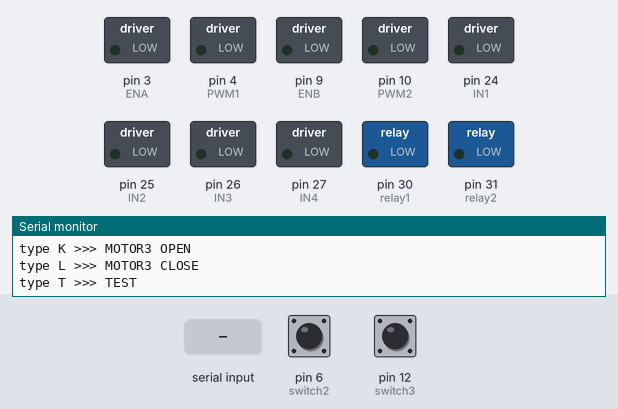
Bench run of a sketch on a simulated Arduino Mega 2560, built with avr-gcc and run on an emulated ATmega2560. Parts: switched loads named in the sketch (green lamp = pin HIGH), the last lines printed to the serial monitor. The inputs (shaded band) are chosen by the test bench; at power-on: pin 12 (switch3) HIGH, pin 6 (switch2) HIGH.

Above: at 1.5 s.
1.6 s: byte 72 ('H') received over Serial
At 2.8 s:
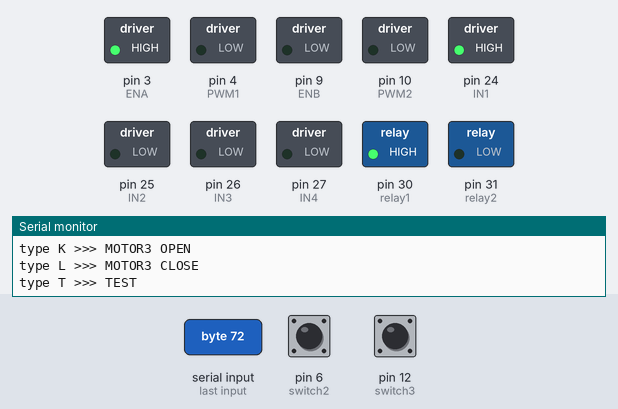
4.6 s: byte 75 ('K') received over Serial
At 5.1 s:
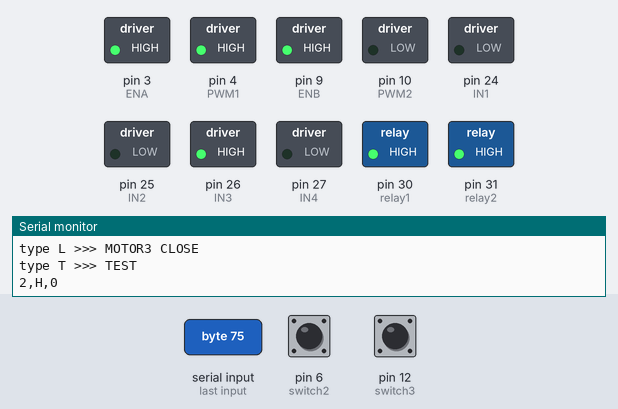
7.6 s: "Q90\n" received over Serial
At 8.6 s:
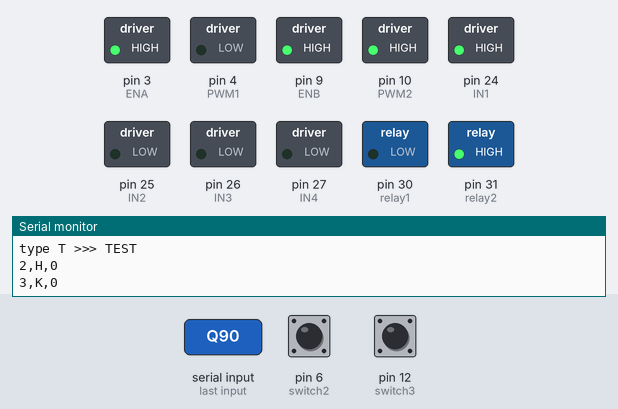
9.1 s: byte 76 ('L') received over Serial
At 9.7 s:
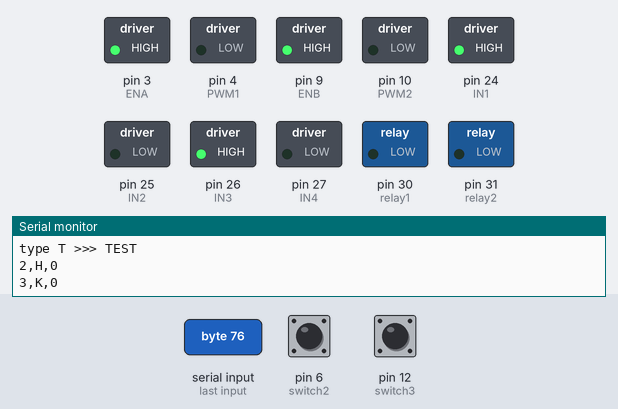
10.6 s: pin 12 (switch3) pulled LOW for 0.15 s
At 11.8 s:
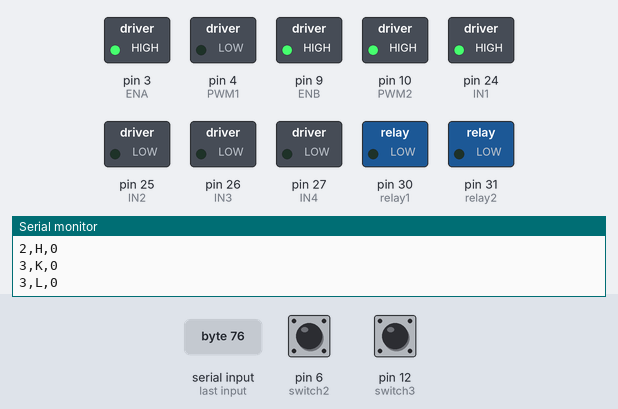
12.2 s: "Z" received over Serial
At 13.3 s:
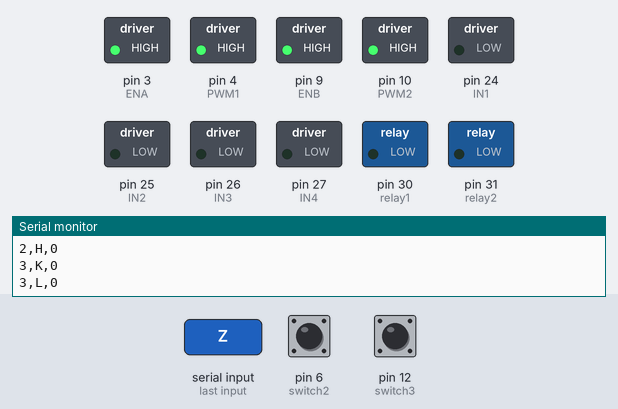
Timing chart, 0 to 14.7 s (numbered marks = the images above; inputs shaded):
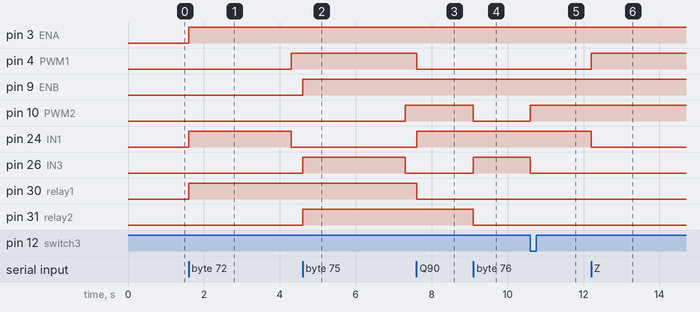

Measured:
- after the input at 1.6 s, pin 3 (ENA), pin 30 (relay1): LOW → HIGH at once; pin 4 (PWM1): LOW → HIGH after 2.7 s; pin 24 (IN1): LOW → HIGH at once, → LOW 2.7 s later
- after the input at 4.6 s, pin 9 (ENB), pin 31 (relay2): LOW → HIGH at once; pin 10 (PWM2): LOW → HIGH after 2.7 s; pin 26 (IN3): LOW → HIGH at once, → LOW 2.7 s later
- after the input at 7.6 s, pin 4 (PWM1), pin 30 (relay1): HIGH → LOW at once; pin 24 (IN1): LOW → HIGH at once
- after the input at 9.1 s, pin 10 (PWM2), pin 31 (relay2): HIGH → LOW at once; pin 26 (IN3): LOW → HIGH at once
- after the input at 10.6 s, pin 10 (PWM2): LOW → HIGH at once; pin 26 (IN3): HIGH → LOW at once
- after the input at 12.2 s, pin 4 (PWM1): LOW → HIGH at once; pin 24 (IN1): HIGH → LOW at once

The sketch:

courier_box_closet_211130.ino
```cpp
/*
  택배함 구동
  MOTOR2 = JGA25_2430_25RPM
  클로젯함 구동
  MOTOR3 = JGA25_2430_25RPM
*/

#include <MsTimer2.h>  //실시간으로 스위치 상태 체크하기위한 라이브러리
#include <Wire.h>

#define ENA 3
#define ENB 9
#define IN1 24
#define IN2 25
#define IN3 26
#define IN4 27
#define PWM1 4
#define PWM2 10
#define relay1 30
#define relay2 31
#define FG1 5
#define FG2 11

int pos = 0;
int i = 0;
int a = 0;  //초기속도 가장 빠른 값 = 0, 190은 속도 느리게 조절한 값
int MOTOR2currentspeed = 0; //현재속도
int rr = 2450; // 정격속도[pwm 255]로 한바퀴도는데 걸리는 시간[ms]
int ar = 62;  //정격속도[pwm 255]까지 가속 또는 감속시 한바퀴 도는데 걸리는 시간[ms]
int MOTOR2testpersist = 2700;
int MOTOR3testpersist = 2700;
int switch2;  //택배함에 부착되어, 함이 닫혔을 때, 눌린상태(0) 값 유지
int switch3;  //옷장함가 원점이면, 눌린상태(0) 값 유지

/*
  relay 시계방향 : LOW, 반시계방향 : HIGH

  digitalWrite(IN3, LOW);
  digitalWrite(IN4, LOW);   >>> OFF

  analogWrite(PWM, 0);      >>> FAST
  analogWrite(PWM, 255);    >>> STOP
  (주의)
*/

void setup() {
  pinMode(ENA, OUTPUT);
  pinMode(ENB, OUTPUT);
  pinMode(IN1, OUTPUT);
  pinMode(IN2, OUTPUT);
  pinMode(IN3, OUTPUT);
  pinMode(IN4, OUTPUT);
  pinMode(PWM1, OUTPUT);
  pinMode(PWM2, OUTPUT);
  pinMode(relay1, OUTPUT);
  pinMode(relay2, OUTPUT);
  pinMode(FG1, INPUT);
  pinMode(FG2, INPUT);

  Serial.begin(9600);

  MsTimer2::set(20, switchcheck); //20ms마다 스위치 상태 측정하겠다.
  MsTimer2::start();

  pinMode(6, INPUT_PULLUP); //switch2;눌리지 않은 상태(기본 상태)에서 '1', 눌린 상태에서 '0' 출력
  pinMode(12, INPUT_PULLUP); //switch3;

  Serial.print("type Q >>> MOTOR2 CW\n");
  Serial.print("type W >>> MOTOR2 CCW\n");
  Serial.print("type E >>> MOTOR2 STOP\n");
  Serial.print("type B >>> MOTOR3 CW\n");
  Serial.print("type N >>> MOTOR3 CCW\n");
  Serial.print("type M >>> MOTOR3 STOP\n");
  Serial.print("type A >>> MOTOR2 Speed Check\n");
  Serial.print("type Z >>> MOTOR2 Speed UP\n");
  Serial.print("type X >>> MOTOR2 Speed DOWN\n");
  Serial.print("type C >>> MOTOR2 Speed RESET\n");
  Serial.print("type S >>> MOTOR2 Speed SETING\n");
  Serial.print("type H >>> MOTOR2 OPEN\n");
  Serial.print("type J >>> MOTOR2 CLOSE\n");
  Serial.print("type K >>> MOTOR3 OPEN\n");
  Serial.print("type L >>> MOTOR3 CLOSE\n");
  Serial.print("type T >>> TEST\n");
}

void switchcheck() {
  switch2 = digitalRead(6);
  switch3 = digitalRead(12);
}

void TEST()
{

}

void MOTOR2OPEN()
{
  MOTOR2CCW(); //1바퀴 가속(기본세팅)
  delay(MOTOR2testpersist);
  MOTOR2STOP(); //1바퀴 감속(기본세팅)
  Serial.println("2,H,0");
}

void MOTOR2CLOSE()
{
  MOTOR2CW(); //1바퀴 가속(기본세팅)
  while(switch2 == 1){
    Serial.print("");
  }
  MOTOR2STOP(); //1바퀴 감속(기본세팅)
  Serial.println("2,J,0");
}

void MOTOR3OPEN()
{
  MOTOR3CCW(); //1바퀴 가속(기본세팅)
  delay(MOTOR3testpersist);
  MOTOR3STOP(); //1바퀴 감속(기본세팅)
  Serial.println("3,K,0");
}

void MOTOR3CLOSE()
{
  MOTOR3CW(); //1바퀴 가속(기본세팅)
  while(switch3 == 1){
    Serial.print("");
  }
  MOTOR3STOP(); //1바퀴 감속(기본세팅)
  Serial.println("3,L,0");
}

void MOTOR2CW()
{
  analogWrite(ENA, 255);
  digitalWrite(IN1, HIGH);
  digitalWrite(IN2, LOW);
  digitalWrite(relay1, LOW);
  analogWrite(PWM1, a);
}

void MOTOR3CW()
{
  analogWrite(ENB, 255);
  digitalWrite(IN3, HIGH);
  digitalWrite(IN4, LOW);
  digitalWrite(relay2, LOW);
  analogWrite(PWM2, a);
}

void MOTOR2CWtostop()
{
  analogWrite(ENA, 255);
  digitalWrite(IN1, HIGH);
  digitalWrite(IN2, LOW);
  digitalWrite(relay1, LOW);
  analogWrite(PWM1, 200);
}

void MOTOR2CCW()
{
  analogWrite(ENA, 255);
  digitalWrite(IN1, HIGH);
  digitalWrite(IN2, LOW);
  digitalWrite(relay1, HIGH);
  analogWrite(PWM1, a);
}

void MOTOR3CCW()
{
  analogWrite(ENB, 255);
  digitalWrite(IN3, HIGH);
  digitalWrite(IN4, LOW);
  digitalWrite(relay2, HIGH);
  analogWrite(PWM2, a);
}

void MOTOR2STOP()
{
  analogWrite(PWM1, 255);
  digitalWrite(IN1, LOW);
  digitalWrite(IN2, LOW);
}

void MOTOR3STOP()
{
  analogWrite(PWM2, 255);
  digitalWrite(IN3, LOW);
  digitalWrite(IN4, LOW);
}

void MOTOR2CCWtostop()
{
  analogWrite(ENA, 255);
  digitalWrite(IN1, HIGH);
  digitalWrite(IN2, LOW);
  digitalWrite(relay1, HIGH);
  analogWrite(PWM1, 200);
}

void MOTOR2suddenSTOP()
{
  digitalWrite(IN1, LOW);
  digitalWrite(IN2, LOW);
}

void MOTOR3suddenSTOP()
{
  digitalWrite(IN3, LOW);
  digitalWrite(IN4, LOW);
}

void MOTOR2Speedcheck(){
  int c = 0;

  for(int k = 0; k<100 ;k++){
    for(int j = 0;j<8;j++){
     i += pulseIn(FG1, HIGH, 500000); //cycle = 6*i,1s = 1000000us
    }                                //8
    i = i >> 3;                      //i*1000
    c += 17000/i;                    //c : 24V 40RPM 기준으로 측정되는 100개의 값의 합
  }
  MOTOR2currentspeed = c/100;
  Serial.print(c/100); //speed   r/min
  Serial.println("  r/min");
} //속도 계산 함수

void MOTOR2SpeedUP(){
  MOTOR2STOP();
  if(a <= 255){
    a -= 25;
  }
}

void MOTOR2SpeedDOWN(){
  MOTOR2STOP();
  if(a >= 0){
    a += 25;
  }
}

void MOTOR2SpeedRESET(){
  MOTOR2STOP();
  if(a >= 0){
    a = 0;
  }
}

void MOTOR2SpeedSETING(){
  int userin = 24;       //속도 설정시 사용자가 입력하는 값. 기본값 : 24
  MOTOR2Speedcheck();
  Serial.print("The current spped : ");
  Serial.print(MOTOR2currentspeed);
  Serial.println(" r/min");
  Serial.print("Please enter the speed(r/min) you want within 10 seconds.(caution! 19~24)\n");
  delay(10000);
  while (Serial.available()){
    userin = Serial.parseInt();
    Serial.println(userin);
  }
  while(userin != MOTOR2currentspeed){
    if(userin > MOTOR2currentspeed){
      if(a > 20){
        a -= 5;
        Serial.println("speed up");
      }
    }
    else{
      if(a < 200){
        a += 5;
        Serial.println("speed down");
      }
    }
    MOTOR2STOP();
    MOTOR2CW();
    MOTOR2Speedcheck();
  }
  Serial.println("DONE");
}

void loop() {
  char input;

  while(Serial.available()){
    input = Serial.read();

    if (input == 'Q') {
      MOTOR2CW();
    }
    else if (input == 'W') {
      MOTOR2CCW();
    }
    else if (input == 'E') {
      MOTOR2STOP();
    }
    else if (input == 'B') {
      MOTOR3CW();
    }
    else if (input == 'N') {
      MOTOR3CCW();
    }
    else if (input == 'M') {
      MOTOR3STOP();
    }
    else if (input == 'A') {
      MOTOR2Speedcheck();
    }
    else if (input == 'Z') {
      MOTOR2SpeedUP();
    }
    else if (input == 'X') {
      MOTOR2SpeedDOWN();
    }
    else if (input == 'C') {
      MOTOR2SpeedRESET();
    }
    else if (input == 'S') {
      MOTOR2SpeedSETING();
    }
    else if (input == 'T') {
      TEST();
    }
    else if (input == 'H') {
      MOTOR2OPEN();
    }
    else if (input == 'J') {
      MOTOR2CLOSE();
    }
    else if (input == 'K') {
      MOTOR3OPEN();
    }
    else if (input == 'L') {
      MOTOR3CLOSE();
    }
  }
}
```
